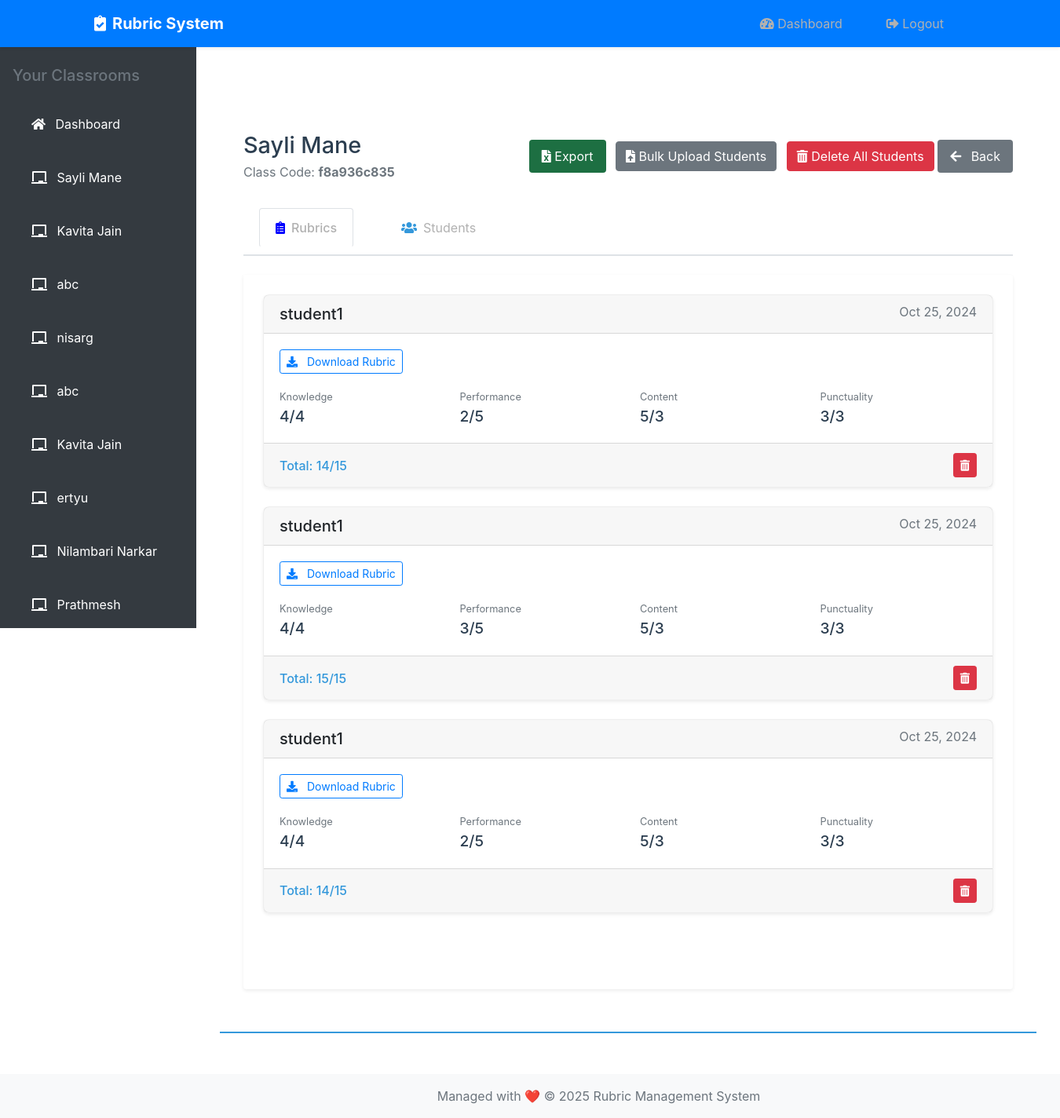
/classroom/9/ (signed in), run on the app's committed database.
### rubric_app/models.py (models this page shows, shortened)
class Classroom(models.Model):
    name = models.CharField(max_length=100)
    subject = models.CharField(max_length=100)
    teacher = models.ForeignKey(Teacher, on_delete=models.CASCADE)
    year = models.PositiveIntegerField(blank=True, null=True)
    branch = models.CharField(max_length=50, blank=True, null=True)
    code = models.CharField(max_length=10, unique=True, default=uuid.uuid4().hex[:10])
    students = models.ManyToManyField("Student", blank=True, related_name="classrooms")

class Rubric(models.Model):
    classroom = models.ForeignKey(Classroom, on_delete=models.CASCADE, related_name="rubrics", blank=True, null=True)
    student = models.ForeignKey(Student, on_delete=models.CASCADE, related_name="rubrics", null=True)
    rubric_file = models.ImageField(upload_to="rubrics/", blank=True, null=True)
    experiment_number = models.IntegerField(default=1, choices=[(i, f"Lab {i}") for i in range(1, 11)])
    knowledge = models.IntegerField(default=0, blank=True, null=True)
    performance = models.IntegerField(default=0, blank=True, null=True)
    content_neatness = models.IntegerField(default=0, blank=True, null=True)
    punctuality_submission = models.IntegerField(default=0, blank=True, null=True)
    total_marks = models.IntegerField(default=0, blank=True, null=True)
    uploaded_at = models.DateTimeField(auto_now_add=True, blank=True, null=True)

class Student(models.Model):
    user = models.OneToOneField(CustomUser, on_delete=models.CASCADE)
    roll_number = models.CharField(
        max_length=20,
        blank=True,
        null=True,  # ✅ Allow database NULL values to prevent conflicts
        help_text="Unique identifier for the student across all classrooms"
    )
    full_name = models.CharField(max_length=200, blank=True)

class CustomUser(AbstractUser):
    is_student = models.BooleanField(default=False)
    is_teacher = models.BooleanField(default=False)

### rubric_app/views.py (the view, shortened to what this page needs)
# urls.py: path('classroom/<int:classroom_id>/', views.view_classroom, name='view_classroom'),
@login_required
def view_classroom(request, classroom_id):
    classroom = get_object_or_404(Classroom, id=classroom_id)
    context = {'classroom': classroom}
    if request.user.is_teacher:
        teacher = request.user.teacher
        if classroom.teacher != teacher:
            messages.error(request, "You do not have permission to view this classroom.")
            return redirect("teacher_dashboard")
        students = classroom.students.all()
        rubrics = Rubric.objects.filter(classroom=classroom)
        context["students"] = students
        context["rubrics"] = rubrics
        context["is_teacher"] = True
    else:
        messages.error(request, "Invalid user role.")
        return redirect("dashboard_redirect")
    return render(request, "view_classroom.html", context)

### rubric_app/context_processors.py (called while the page is built)
def classrooms(request):
    context = {'classrooms': []}
    if request.user.is_authenticated:
        if hasattr(request.user, 'teacher'):
            context['classrooms'] = Classroom.objects.filter(teacher=request.user.teacher)
        elif hasattr(request.user, 'student'):
            context['classrooms'] = request.user.student.classrooms.all()
    return context

### rubric_app/templates/view_classroom.html (shortened to what this page needs)
{% extends 'base.html' %}
{% block content %}
<link rel="stylesheet" href="https://stackpath.bootstrapcdn.com/bootstrap/4.5.2/css/bootstrap.min.css">
<div class="container-fluid">
    <div class="row">
        <div class="main-content col" style="margin-left: 0px;">
            <div class="container-fluid py-4">
                <div class="header-section mb-4">
                    <div class="d-flex justify-content-between align-items-center">
                        <div>
                            <h2 class="classroom-title mb-1">{{ classroom.name }}</h2>
                            <p class="text-muted mb-0">Class Code: <strong>{{ classroom.code }}</strong></p>
                        </div>
                        <div class="action-buttons">
                            {% if user.is_teacher %}
                            <a href="{% url 'export_grades' classroom.id %}" class="btn btn-excel">
                                <i class="fas fa-file-excel"></i> Export
                            </a>
                            <a href="{% url 'bulk_upload_students' classroom.id %}" class="btn btn-secondary ml-2">
                                <i class="fas fa-file-upload"></i> Bulk Upload Students
                            </a>
                            <form method="post"
                                  action="{% url 'delete_all_classroom_students' classroom.id %}"
                                  style="display:inline-block"
                                  onsubmit="return confirm('Delete ALL students and their accounts?');">
                              <button type="submit" class="btn btn-danger ml-2">
                                <i class="fas fa-trash-alt"></i> Delete All Students
                              </button>
                            </form>
                            {% endif %}
                            <a href="{% if user.is_teacher %}{% url 'teacher_dashboard' %}{% else %}{% url 'student_dashboard' %}{% endif %}"
                               class="btn btn-back">
                                <i class="fas fa-arrow-left mr-2"></i> Back
                            </a>
                        </div>
                    </div>
                </div>
                <ul class="nav nav-tabs mb-4" id="classroomTabs" role="tablist">
                    <li class="nav-item">
                        <a class="nav-link active" id="rubrics-tab" data-toggle="tab" href="#rubrics" role="tab"
                           aria-controls="rubrics" aria-selected="true">
                           <i class="fas fa-clipboard-list mr-2" style="color: blue;"></i>Rubrics
                        </a>
                    </li>
                    <li class="nav-item">
                        <a class="nav-link" id="students-tab" data-toggle="tab" href="#students" role="tab"
                           aria-controls="students" aria-selected="false">
                           <i class="fas fa-users mr-2" style="color: #3498db;"></i>Students
                        </a>
                    </li>
                </ul>
                <div class="tab-content">
                    <div class="tab-pane fade show active" id="rubrics" role="tabpanel" aria-labelledby="rubrics-tab">
                        <div class="rubric-container">
                            {% for rubric in rubrics %}
                            <div class="rubric-card shadow-sm mb-4">
                                <div class="card-header">
                                    <h5 class="mb-0">
                                        {{ rubric.student.user.username }}
                                        <small class="text-muted float-right">
                                            {{ rubric.uploaded_at|date:"M d, Y" }}
                                        </small>
                                    </h5>
                                </div>
                                <div class="card-body">
                                    {% if rubric.rubric_file %}
                                    <a href="{{ rubric.rubric_file.url }}" class="btn btn-sm btn-outline-primary mb-3">
                                        <i class="fas fa-download mr-2"></i> Download Rubric
                                    </a>
                                    {% endif %}
                                    <div class="rubric-scores row">
                                        <div class="col-6 col-md-3">
                                            <small class="text-muted">Knowledge</small>
                                            <div class="score">{{ rubric.knowledge|default:"-" }}/4</div>
                                        </div>
                                        <div class="col-6 col-md-3">
                                            <small class="text-muted">Performance</small>
                                            <div class="score">{{ rubric.performance|default:"-" }}/5</div>
                                        </div>
                                        <div class="col-6 col-md-3">
                                            <small class="text-muted">Content</small>
                                            <div class="score">{{ rubric.content_neatness|default:"-" }}/3</div>
                                        </div>
                                        <div class="col-6 col-md-3">
                                            <small class="text-muted">Punctuality</small>
                                            <div class="score">{{ rubric.punctuality_submission|default:"-" }}/3</div>
                                        </div>
                                    </div>
                                </div>
                                <div class="card-footer">
                                    <div class="d-flex justify-content-between align-items-center">
                                        <span class="total-score">Total: {{ rubric.total_marks|default:"0" }}/15</span>
                                        {% if user.is_teacher %}
                                        <button class="btn btn-sm btn-danger">
                                            <i class="fas fa-trash-alt"></i>
                                        </button>
                                        {% endif %}
                                    </div>
                                </div>
                            </div>
                            {% empty %}
                            <div class="alert alert-info">
                                No rubrics submitted yet.
                            </div>
                            {% endfor %}
                        </div>
                    </div>
                </div>
            </div>
        </div>
    </div>
</div>
{% endblock %}

### rubric_app/templates/base.html (shortened to what this page needs)
<!DOCTYPE html>
<html lang="en">
<head>
    {% load static %}
    <link rel="stylesheet" href="{% static 'css/styles.css' %}">
    <link rel="stylesheet" href="https://cdnjs.cloudflare.com/ajax/libs/font-awesome/5.15.4/css/all.min.css">
    <link rel="stylesheet" href="https://stackpath.bootstrapcdn.com/bootstrap/4.5.2/css/bootstrap.min.css">
</head>
<body class="d-flex flex-column min-vh-100">
    {% if user.is_authenticated %}
    <nav class="navbar navbar-expand-lg navbar-dark bg-primary shadow-sm fixed-top">
        <div class="container">
            <a class="navbar-brand font-weight-bold" href="{% url 'home' %}">
                <i class="fas fa-clipboard-check mr-2"></i>Rubric System
            </a>
            <div class="collapse navbar-collapse">
                <ul class="navbar-nav ml-auto">
                    <li class="nav-item">
                        <a class="nav-link" href="{% if user.is_teacher %}{% url 'teacher_dashboard' %}{% else %}{% url 'student_dashboard' %}{% endif %}">
                            <i class="fas fa-tachometer-alt"></i> Dashboard
                        </a>
                    </li>
                    <li class="nav-item">
                        <a class="nav-link" href="{% url 'logout' %}">
                            <i class="fas fa-sign-out-alt"></i> Logout
                        </a>
                    </li>
                </ul>
            </div>
        </div>
    </nav>
<div class="container-fluid">
    <div class="row">
        <div class="sidebar bg-dark text-white">
            <div class="sidebar-sticky pt-4">
                <h5 class="px-3 text-muted mb-3">Your Classrooms</h5>
                <ul class="nav flex-column">
                    <li class="nav-item">
                        <a class="nav-link text-white {% if request.path == '/teacher_dashboard/' or request.path == '/student_dashboard/' %}active{% endif %}"
                           href="{% if user.is_teacher %}{% url 'teacher_dashboard' %}{% else %}{% url 'student_dashboard' %}{% endif %}">
                            <i class="fas fa-home mr-2"></i> Dashboard
                        </a>
                    </li>
                    {% for classroom in classrooms %}
                    <li class="nav-item">
                        <a class="nav-link text-white {% if classroom.id == current_classroom.id %}active{% endif %}"
                           href="{% url 'view_classroom' classroom.id %}">
                            <i class="fas fa-chalkboard mr-2"></i> {{ classroom.name }}
                        </a>
                    </li>
                    {% endfor %}
                </ul>
            </div>
        </div>
        <main class="main-content col">
            <div class="container-fluid py-4">
                {% block content %}{% endblock %}
            </div>
        </main>
    </div>
</div>
    <footer class="bg-light mt-auto py-3">
        <div class="container text-center" style="padding-left: 0px;margin-left: 200px;">
            <span class="text-muted">
                Managed with ❤️ © {% now "Y" %} Rubric Management System
            </span>
        </div>
    </footer>
    {% endif %}
</body>
</html>

### rubric_app/static/css/styles.css (style rules this page uses)
body { font-family: 'Segoe UI', Arial, sans-serif; background-color: #f8f9fa; padding-top: 60px; }
.navbar { box-shadow: 0 2px 4px rgba(0,0,0,0.1); background-color: #007bff; padding: 12px 20px; height: 60px; }
.navbar-brand { font-weight: bold; font-size: 1.25rem; color: white; }
.nav-link { color: white; transition: color 0.3s ease; }
.sidebar { width: 250px; height: 100vh; position: fixed; left: 0; top: 0; z-index: 100; background: #2c3e50; transition: 0.3s; overflow-y: auto; padding-top: 60px; }
.sidebar-sticky { position: relative; height: 100%; }
.nav-item { padding: 8px 20px; }
.nav-link { color: #b1b1b1 !important; border-radius: 4px; margin: 2px 0; transition: all 0.3s; }
.nav-link.active { background: #3498db; }
.main-content { margin-left: 250px; padding: 30px; transition: 0.3s; min-height: calc(100vh - 60px); }
.card-header { background-color: white; border-bottom: 1px solid rgba(0,0,0,0.125); }
.btn { transition: all 0.2s ease; border-radius: 6px; padding: 10px 15px; }
button { transition: all 0.3s ease; }
.sidebar { display: block; }
.sidebar { transition: left 0.3s ease-in-out; }

### rubric_app/templates/view_classroom.html (style rules this page uses)
.classroom-title { font-size: 1.8rem; color: #2c3e50; }
.btn-excel { background-color: #1d6f42; color: white; border-radius: 4px; padding: 8px 15px; }
.btn-back { background-color: #6c757d; color: white; padding: 8px 15px; border-radius: 4px; }
.rubric-card { border-radius: 8px; border: 1px solid #eee; }
.score { font-size: 1.2rem; font-weight: 500; color: #2c3e50; }
.total-score { font-weight: 500; color: #3498db; }
.nav-tabs { border-bottom: 2px solid #dee2e6; }
.nav-link { color: #495057; padding: 0.75rem 1.25rem; transition: all 0.3s ease; }
.nav-link.active { background-color: #f8f9fa; border-color: #dee2e6 #dee2e6 #f8f9fa; color: #3498db; font-weight: 500; }
.tab-content { background-color: #fff; border: 1px solid transparent; border-radius: 0 0.25rem 0.25rem 0.25rem; box-shadow: 0 0.125rem 0.25rem rgba(0,0,0,0.075); }
.tab-pane { padding: 1.5rem; }
.tab-content > .tab-pane { display: block; height: 0; overflow: hidden; }
.tab-content > .active { height: auto; overflow: visible; }
.nav-link.active:after { content: ''; position: absolute; bottom: -2px; left: 0; width: 100%; height: 2px; background-color: #3498db; }

### data on the page
Classroom: name "Sayli Mane", code "f8a936c835"
Classroom: name "Kavita Jain"
Classroom: name "abc"
Classroom: name "nisarg"
Classroom: name "abc"
Classroom: name "Kavita Jain"
Classroom: name "ertyu"
Classroom: name "Nilambari Narkar"
Classroom: name "Prathmesh"
Rubric: student.user.username "student1", uploaded_at "Oct 25, 2024", knowledge "4", performance "2", content_neatness "5", punctuality_submission "3", total_marks "14"
Rubric: student.user.username "student1", uploaded_at "Oct 25, 2024", knowledge "4", performance "3", content_neatness "5", punctuality_submission "3", total_marks "15"
Rubric: student.user.username "student1", uploaded_at "Oct 25, 2024", knowledge "4", performance "2", content_neatness "5", punctuality_submission "3", total_marks "14"
